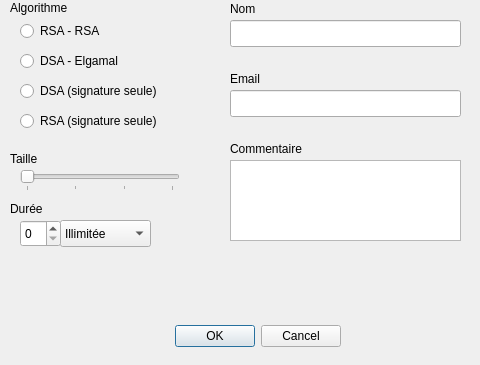
<?xml version="1.0" encoding="UTF-8"?>
<ui version="4.0">
 <class>KeyCreation</class>
 <widget class="QDialog" name="KeyCreation">
  <property name="geometry">
   <rect>
    <x>0</x>
    <y>0</y>
    <width>480</width>
    <height>365</height>
   </rect>
  </property>
  <property name="windowTitle">
   <string>Création de clé</string>
  </property>
  <widget class="QDialogButtonBox" name="buttonBox">
   <property name="geometry">
    <rect>
     <x>0</x>
     <y>320</y>
     <width>341</width>
     <height>32</height>
    </rect>
   </property>
   <property name="orientation">
    <enum>Qt::Horizontal</enum>
   </property>
   <property name="standardButtons">
    <set>QDialogButtonBox::Cancel|QDialogButtonBox::Ok</set>
   </property>
   <property name="centerButtons">
    <bool>false</bool>
   </property>
  </widget>
  <widget class="QLabel" name="label">
   <property name="geometry">
    <rect>
     <x>10</x>
     <y>0</y>
     <width>71</width>
     <height>16</height>
    </rect>
   </property>
   <property name="text">
    <string>Algorithme</string>
   </property>
  </widget>
  <widget class="QRadioButton" name="radioButton">
   <property name="geometry">
    <rect>
     <x>20</x>
     <y>20</y>
     <width>102</width>
     <height>22</height>
    </rect>
   </property>
   <property name="text">
    <string>RSA - RSA</string>
   </property>
  </widget>
  <widget class="QRadioButton" name="radioButton_2">
   <property name="geometry">
    <rect>
     <x>20</x>
     <y>50</y>
     <width>111</width>
     <height>22</height>
    </rect>
   </property>
   <property name="text">
    <string>DSA - Elgamal</string>
   </property>
  </widget>
  <widget class="QRadioButton" name="radioButton_3">
   <property name="geometry">
    <rect>
     <x>20</x>
     <y>80</y>
     <width>161</width>
     <height>22</height>
    </rect>
   </property>
   <property name="text">
    <string>DSA (signature seule)</string>
   </property>
  </widget>
  <widget class="QRadioButton" name="radioButton_4">
   <property name="geometry">
    <rect>
     <x>20</x>
     <y>110</y>
     <width>151</width>
     <height>22</height>
    </rect>
   </property>
   <property name="text">
    <string>RSA (signature seule)</string>
   </property>
  </widget>
  <widget class="QSlider" name="horizontalSlider">
   <property name="geometry">
    <rect>
     <x>20</x>
     <y>170</y>
     <width>160</width>
     <height>21</height>
    </rect>
   </property>
   <property name="toolTip">
    <string/>
   </property>
   <property name="toolTipDuration">
    <number>5</number>
   </property>
   <property name="autoFillBackground">
    <bool>false</bool>
   </property>
   <property name="minimum">
    <number>1024</number>
   </property>
   <property name="maximum">
    <number>4096</number>
   </property>
   <property name="singleStep">
    <number>1024</number>
   </property>
   <property name="orientation">
    <enum>Qt::Horizontal</enum>
   </property>
   <property name="tickPosition">
    <enum>QSlider::TicksBelow</enum>
   </property>
   <property name="tickInterval">
    <number>1024</number>
   </property>
  </widget>
  <widget class="QLabel" name="label_2">
   <property name="geometry">
    <rect>
     <x>10</x>
     <y>150</y>
     <width>71</width>
     <height>17</height>
    </rect>
   </property>
   <property name="text">
    <string>Taille</string>
   </property>
  </widget>
  <widget class="QLabel" name="label_3">
   <property name="geometry">
    <rect>
     <x>10</x>
     <y>200</y>
     <width>55</width>
     <height>17</height>
    </rect>
   </property>
   <property name="text">
    <string>Durée</string>
   </property>
  </widget>
  <widget class="QComboBox" name="comboBox">
   <property name="enabled">
    <bool>true</bool>
   </property>
   <property name="geometry">
    <rect>
     <x>60</x>
     <y>220</y>
     <width>91</width>
     <height>27</height>
    </rect>
   </property>
   <item>
    <property name="text">
     <string>Illimitée</string>
    </property>
   </item>
   <item>
    <property name="text">
     <string>Jour(s)</string>
    </property>
   </item>
   <item>
    <property name="text">
     <string>Semaine(s)</string>
    </property>
   </item>
   <item>
    <property name="text">
     <string>Mois</string>
    </property>
   </item>
   <item>
    <property name="text">
     <string>Année(s)</string>
    </property>
   </item>
  </widget>
  <widget class="QSpinBox" name="spinBox">
   <property name="geometry">
    <rect>
     <x>20</x>
     <y>220</y>
     <width>41</width>
     <height>27</height>
    </rect>
   </property>
  </widget>
  <widget class="QLabel" name="label_4">
   <property name="geometry">
    <rect>
     <x>230</x>
     <y>0</y>
     <width>55</width>
     <height>17</height>
    </rect>
   </property>
   <property name="text">
    <string>Nom</string>
   </property>
  </widget>
  <widget class="QLabel" name="label_6">
   <property name="geometry">
    <rect>
     <x>230</x>
     <y>70</y>
     <width>55</width>
     <height>17</height>
    </rect>
   </property>
   <property name="text">
    <string>Email</string>
   </property>
  </widget>
  <widget class="QLabel" name="label_7">
   <property name="geometry">
    <rect>
     <x>230</x>
     <y>140</y>
     <width>91</width>
     <height>17</height>
    </rect>
   </property>
   <property name="text">
    <string>Commentaire</string>
   </property>
  </widget>
  <widget class="QLineEdit" name="lineEdit">
   <property name="geometry">
    <rect>
     <x>230</x>
     <y>20</y>
     <width>231</width>
     <height>27</height>
    </rect>
   </property>
  </widget>
  <widget class="QLineEdit" name="lineEdit_3">
   <property name="geometry">
    <rect>
     <x>230</x>
     <y>90</y>
     <width>231</width>
     <height>27</height>
    </rect>
   </property>
  </widget>
  <widget class="QTextEdit" name="textEdit">
   <property name="geometry">
    <rect>
     <x>230</x>
     <y>160</y>
     <width>231</width>
     <height>81</height>
    </rect>
   </property>
  </widget>
 </widget>
 <resources/>
 <connections>
  <connection>
   <sender>buttonBox</sender>
   <signal>accepted()</signal>
   <receiver>KeyCreation</receiver>
   <slot>accept()</slot>
   <hints>
    <hint type="sourcelabel">
     <x>248</x>
     <y>254</y>
    </hint>
    <hint type="destinationlabel">
     <x>157</x>
     <y>274</y>
    </hint>
   </hints>
  </connection>
  <connection>
   <sender>buttonBox</sender>
   <signal>rejected()</signal>
   <receiver>KeyCreation</receiver>
   <slot>reject()</slot>
   <hints>
    <hint type="sourcelabel">
     <x>316</x>
     <y>260</y>
    </hint>
    <hint type="destinationlabel">
     <x>286</x>
     <y>274</y>
    </hint>
   </hints>
  </connection>
 </connections>
</ui>
